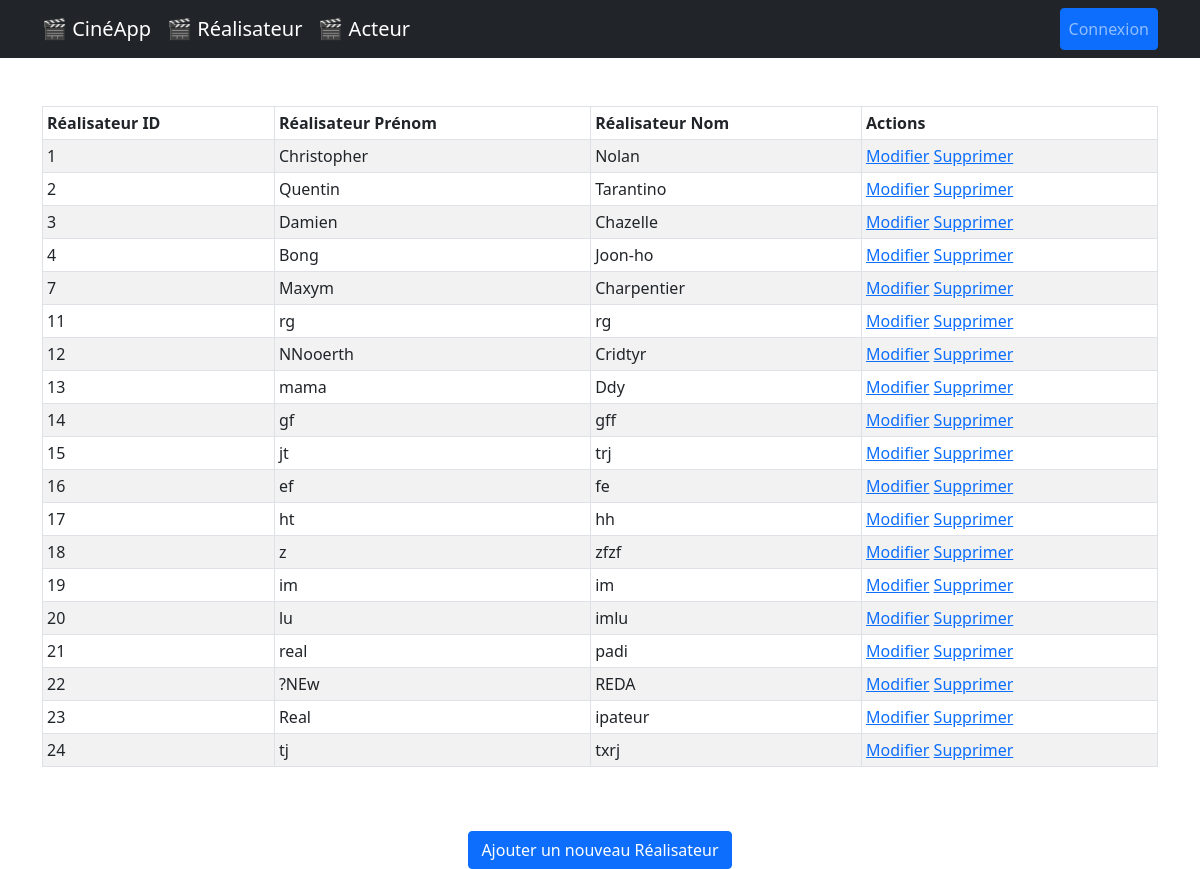
Before: /realisateur/ with the older database file.
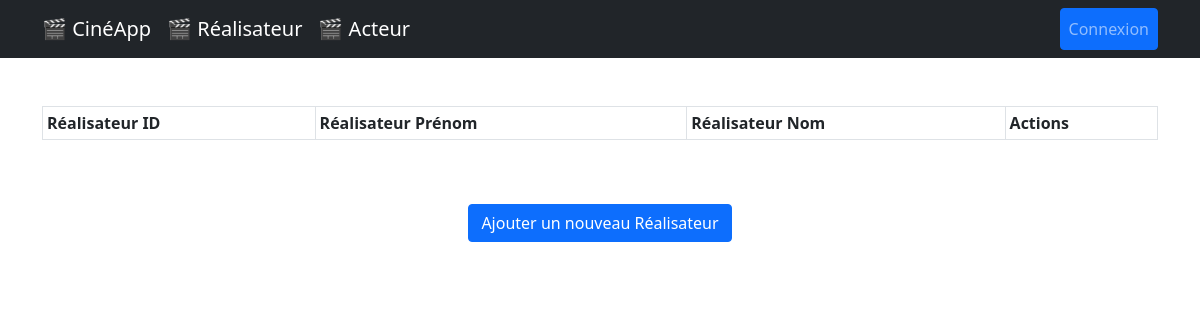
After: the same page with the newer database file.
### lesFilms/models.py (models this page shows, shortened)
class Realisateur(models.Model):
    nom = models.CharField(max_length=250)
    prenom = models.CharField(max_length=250)

### lesFilms/views.py (the view)
# urls.py: path("realisateur/", views.RealisateurListView.as_view(), name="realisateur_list"),
class RealisateurListView(ListView):
    model = Realisateur
    template_name = (
        "lesFilms/realisateur/realisateur_list.html"  # Nom du template à utiliser
    )
    context_object_name = (
        "realisateurs"  # Nom de la variable à utiliser dans le template
    )

### lesFilms/templates/lesFilms/realisateur/realisateur_list.html (shortened to what this page needs)
{% extends "lesFilms/base.html" %}
{% block content %}
<table class="table table-striped table-bordered table-sm">
  <thead class="thead-dark">
    <tr>
      <th>Réalisateur ID</th>
      <th>Réalisateur Prénom</th>
      <th>Réalisateur Nom</th>
      <th>Actions</th>
    </tr>
  </thead>
  <tbody>
    {% for realisateur in realisateurs %}
    <tr>
      <td>{{ realisateur.id }}</td>
      <td>{{ realisateur.prenom }}</td>
      <td>{{ realisateur.nom }}</td>
      <td>
        <a href="{% url 'realisateur_edit' realisateur.id %}"
          ><span class="glyphicon glyphicon-pencil">Modifier</span></a
        >
        <a
          href="#"
          data-bs-toggle="modal"
          data-bs-target="#deleteModal"
          data-url="{% url 'realisateur_delete' realisateur.id %}"
          class="open-deleteModal"
          >Supprimer</a
        >
      </td>
    </tr>
    {% endfor %}
  </tbody>
</table>
<br />
<br />
<div class="justify-content-center d-flex">
  <a href="{% url 'realisateur_add' %}" class="btn btn-primary"
    >Ajouter un nouveau Réalisateur</a
  >
</div>
{% endblock %}

Changed rows visible on the page:
removed Realisateur: id "1", prenom "Christopher", nom "Nolan"
removed Realisateur: id "2", prenom "Quentin", nom "Tarantino"
removed Realisateur: id "3", prenom "Damien", nom "Chazelle"
removed Realisateur: id "4", prenom "Bong", nom "Joon-ho"
removed Realisateur: id "7", prenom "Maxym", nom "Charpentier"
removed Realisateur: id "11", prenom "rg", nom "rg"
removed Realisateur: id "12", prenom "NNooerth", nom "Cridtyr"
removed Realisateur: id "13", prenom "mama", nom "Ddy"
removed Realisateur: id "14", prenom "gf", nom "gff"
removed Realisateur: id "15", prenom "jt", nom "trj"
removed Realisateur: id "16", prenom "ef", nom "fe"
removed Realisateur: id "17", prenom "ht", nom "hh"
removed Realisateur: id "18", prenom "z", nom "zfzf"
removed Realisateur: id "19", prenom "im", nom "im"
removed Realisateur: id "20", prenom "lu", nom "imlu"
removed Realisateur: id "21", prenom "real", nom "padi"
removed Realisateur: id "22", prenom "?NEw", nom "REDA"
removed Realisateur: id "23", prenom "Real", nom "ipateur"
removed Realisateur: id "24", prenom "tj", nom "txrj"
